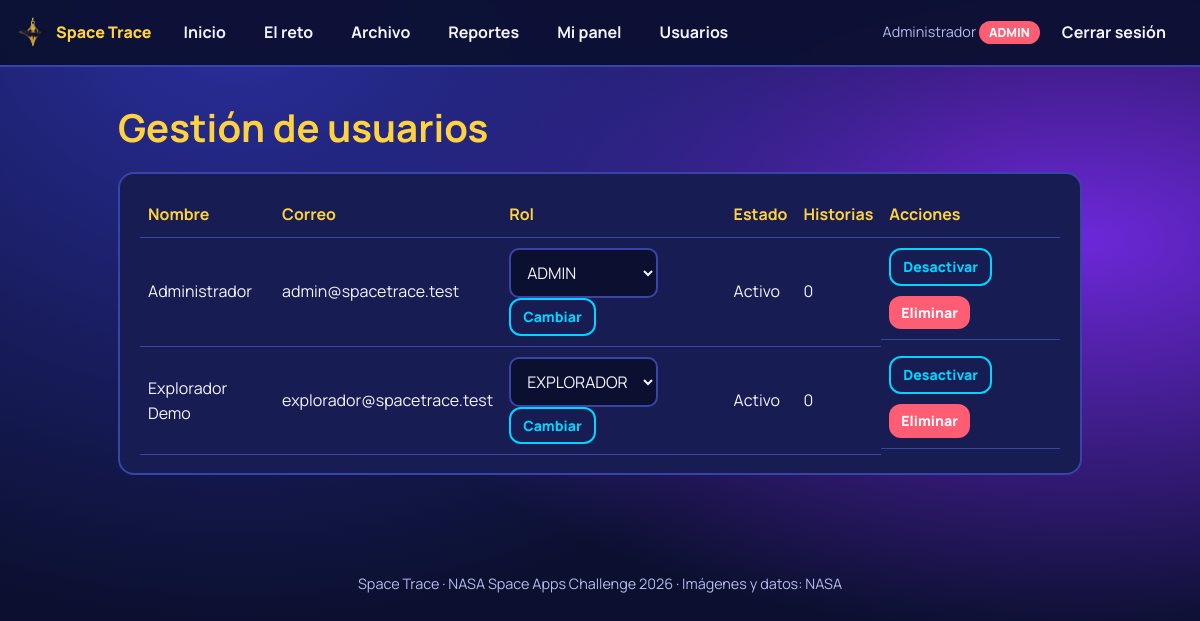
Page /admin/usuarios (signed in) on the committed database.
### tables this page shows
CREATE TABLE users (
    id            INTEGER PRIMARY KEY AUTOINCREMENT,
    nombre        TEXT NOT NULL,
    email         TEXT NOT NULL UNIQUE,
    password_hash TEXT NOT NULL,
    rol           TEXT NOT NULL DEFAULT 'EXPLORADOR'
                  CHECK (rol IN ('ADMIN', 'EXPLORADOR')),
    activo        INTEGER NOT NULL DEFAULT 1,
    creado        TEXT NOT NULL
);

### spacetrace/admin.py (the view)
@bp.get("/usuarios")
@roles_required("ADMIN")
def usuarios():
    filas = get_db().execute(
        "SELECT u.*, (SELECT COUNT(*) FROM historias h WHERE h.user_id = u.id) "
        "AS n_historias FROM users u ORDER BY u.id").fetchall()
    return render_template("admin/usuarios.html", usuarios=filas)

### spacetrace/auth.py (called while the page is built)
def csrf_token():
    if "_csrf" not in session:
        session["_csrf"] = secrets.token_hex(16)
    return session["_csrf"]

def verificar_csrf():
    if not current_app.config.get("CSRF_ENABLED", True):
        return
    if request.method in ("POST", "PUT", "PATCH", "DELETE"):
        enviado = request.form.get("csrf_token", "")
        esperado = session.get("_csrf", "")
        if not esperado or not secrets.compare_digest(enviado, esperado):
            abort(400, "Token CSRF inválido. Recarga la página e inténtalo de nuevo.")

def cargar_usuario():
    user_id = session.get("user_id")
    g.user = None
    if user_id is not None:
        user = get_db().execute(
            "SELECT id, nombre, email, rol, activo FROM users WHERE id = ?", (user_id,)
        ).fetchone()
        if user and user["activo"]:
            g.user = user
        else:
            session.pop("user_id", None)

def roles_required(*roles):
    def decorator(view):
        @functools.wraps(view)
        def wrapped(**kwargs):
            if g.user is None:
                flash("Inicia sesión para continuar.", "info")
                return redirect(url_for("auth.login", next=request.path))
            if g.user["rol"] not in roles:
                abort(403)
            return view(**kwargs)
        return wrapped
    return decorator

### spacetrace/db.py (called while the page is built)
def get_db():
    if "db" not in g:
        g.db = sqlite3.connect(current_app.config["DATABASE"])
        g.db.row_factory = sqlite3.Row
        g.db.execute("PRAGMA foreign_keys = ON")
    return g.db

### spacetrace/templates/admin/usuarios.html (shortened to what this page needs)
{% extends "base.html" %}
{% block contenido %}
<h1>Gestión de usuarios</h1>
<div class="card tablewrap"><table>
<thead><tr><th>Nombre</th><th>Correo</th><th>Rol</th><th>Estado</th><th>Historias</th><th>Acciones</th></tr></thead>
<tbody>
{% for u in usuarios %}
<tr><td>{{ u['nombre'] }}</td><td>{{ u['email'] }}</td>
<td><form class="inline row" method="post" action="{{ url_for('admin.cambiar_rol', user_id=u['id']) }}">
<select name="rol" style="width:auto" aria-label="Rol de {{ u['nombre'] }}">
<option {{ 'selected' if u['rol']=='EXPLORADOR' }}>EXPLORADOR</option><option {{ 'selected' if u['rol']=='ADMIN' }}>ADMIN</option></select>
<button class="btn sm sec" type="submit">Cambiar</button></form></td>
<td>{{ 'Activo' if u['activo'] else 'Desactivado' }}</td><td>{{ u['n_historias'] }}</td>
<td class="row">
<form class="inline" method="post" action="{{ url_for('admin.cambiar_estado', user_id=u['id']) }}">
<input type="hidden" name="csrf_token" value="{{ csrf_token() }}"><button class="btn sm sec" type="submit">{{ 'Desactivar' if u['activo'] else 'Activar' }}</button></form>
<form class="inline" method="post" action="{{ url_for('admin.eliminar_usuario', user_id=u['id']) }}" onsubmit="return confirm('¿Eliminar usuario y sus historias?')">
<input type="hidden" name="csrf_token" value="{{ csrf_token() }}"><button class="btn sm danger" type="submit">Eliminar</button></form></td></tr>
{% endfor %}
</tbody></table></div>
{% endblock %}

### spacetrace/templates/base.html (shortened to what this page needs)
<!DOCTYPE html>
<html lang="es">
<head>
  <link rel="stylesheet" href="{{ url_for('static', filename='css/modulos.css') }}?v=1">
</head>
<body class="mod">
<nav class="mod-nav" aria-label="Navegación principal">
  <a class="brand" href="{{ url_for('home') }}"><img src="{{ url_for('static', filename='img/Logo/Logo.png') }}" alt="">Space Trace</a>
  <a class="l" href="{{ url_for('home') }}">Inicio</a>
  <a class="l" href="{{ url_for('reto') }}">El reto</a>
  <a class="l" href="{{ url_for('equipos.lista') }}">Archivo</a>
  {% if usuario %}<a class="l" href="{{ url_for('reportes.lista') }}">Reportes</a><a class="l" href="{{ url_for('equipos.panel') }}">Mi panel</a>{% endif %}
  {% if usuario and usuario['rol'] == 'ADMIN' %}<a class="l" href="{{ url_for('admin.usuarios') }}">Usuarios</a>{% endif %}
  {% if usuario %}
    <span class="who">{{ usuario['nombre'] }} <span class="badge {{ 'admin' if usuario['rol'] == 'ADMIN' }}">{{ usuario['rol'] }}</span></span>
    <form class="inline" method="post" action="{{ url_for('auth.logout') }}">
      <button class="l" type="submit">Cerrar sesión</button>
    </form>
  {% else %}
    <a class="l" href="{{ url_for('auth.login') }}">Iniciar sesión</a>
    <a class="btn sm" href="{{ url_for('auth.registro') }}">Registrarse</a>
  {% endif %}
</nav>
<main class="mod-main">
  {% block contenido %}{% endblock %}
</main>
<footer class="mod-foot">Space Trace · NASA Space Apps Challenge 2026 · Imágenes y datos: NASA</footer>
</body>
</html>

### static/css/modulos.css (style rules this page uses)
:root { --m-bg:#0b1030;--m-bg2:#141a4a;--m-card:#171d52;--m-line:#3a44a8;--m-fg:#f3f4ff;--m-muted:#b4bbea; --m-a:#ffd23f;--m-b:#ff6a00;--m-c:#00d4ff;--m-ok:#2ee59d;--m-err:#ff5d73 }
* { box-sizing:border-box }
body.mod { margin:0;font-family:"Manrope","Segoe UI",system-ui,sans-serif;color:var(--m-fg); background:radial-gradient(ellipse at 20% 0%,#2b2fa0 0%,transparent 55%),radial-gradient(ellipse at 90% 30%,#6d28d9 0%,transparent 50%),var(--m-bg); min-height:100vh;line-height:1.55 }
.mod a { color:var(--m-c) }
.mod-nav { position:sticky;top:0;z-index:20;display:flex;flex-wrap:wrap;gap:6px;align-items:center; padding:10px 18px;background:rgba(11,16,48,.92);backdrop-filter:blur(8px);border-bottom:2px solid var(--m-line) }
.mod-nav .brand { display:flex;align-items:center;gap:8px;font-weight:800;color:var(--m-a);text-decoration:none;margin-right:10px }
.mod-nav .brand img { width:30px;height:30px;border-radius:8px }
.mod-nav a.l,.mod-nav button.l { color:var(--m-fg);text-decoration:none;font-weight:700;padding:8px 14px;border-radius:999px; border:2px solid transparent;background:none;font:inherit;font-weight:700;cursor:pointer }
.mod-nav .who { color:var(--m-muted);font-size:.9rem }
.badge { display:inline-block;padding:2px 10px;border-radius:999px;font-size:.78rem;font-weight:800;background:var(--m-b);color:#fff }
.badge.admin { background:var(--m-err) }
main.mod-main { max-width:1000px;margin:0 auto;padding:24px 18px 60px }
h1 { font-size:clamp(1.7rem,4vw,2.4rem);margin:.2em 0 .3em;color:var(--m-a) }
.card { background:var(--m-card);border:2px solid var(--m-line);border-radius:16px;padding:18px 20px;margin:14px 0 }
.btn { display:inline-block;border:0;border-radius:12px;padding:10px 18px;font:inherit;font-weight:800;cursor:pointer; text-decoration:none;background:linear-gradient(135deg,var(--m-a),var(--m-b));color:#1a1030 }
.btn.sec { background:transparent;border:2px solid var(--m-c);color:var(--m-c) }
.btn.danger { background:var(--m-err);color:#fff }
.btn.sm { padding:6px 12px;font-size:.88rem }
.row { display:flex;flex-wrap:wrap;gap:10px;align-items:center }
input,select,textarea { width:100%;padding:11px 12px;border-radius:10px;border:2px solid var(--m-line);background:#0b1030;color:var(--m-fg);font:inherit }
table { width:100%;border-collapse:collapse }
th,td { text-align:left;padding:10px 8px;border-bottom:1px solid var(--m-line);vertical-align:middle }
th { color:var(--m-a) }
.tablewrap { overflow-x:auto }
.inline { display:inline }
footer.mod-foot { text-align:center;color:var(--m-muted);padding:24px;font-size:.9rem }

### rows in the picture
users: nombre "Administrador", rol "ADMIN", email "admin@spacetrace.test", activo "Activo", n_historias "0", activo "Desactivar"
users: nombre "Explorador Demo", email "explorador@spacetrace.test", rol "EXPLORADOR", activo "Activo", n_historias "0", activo "Desactivar"
